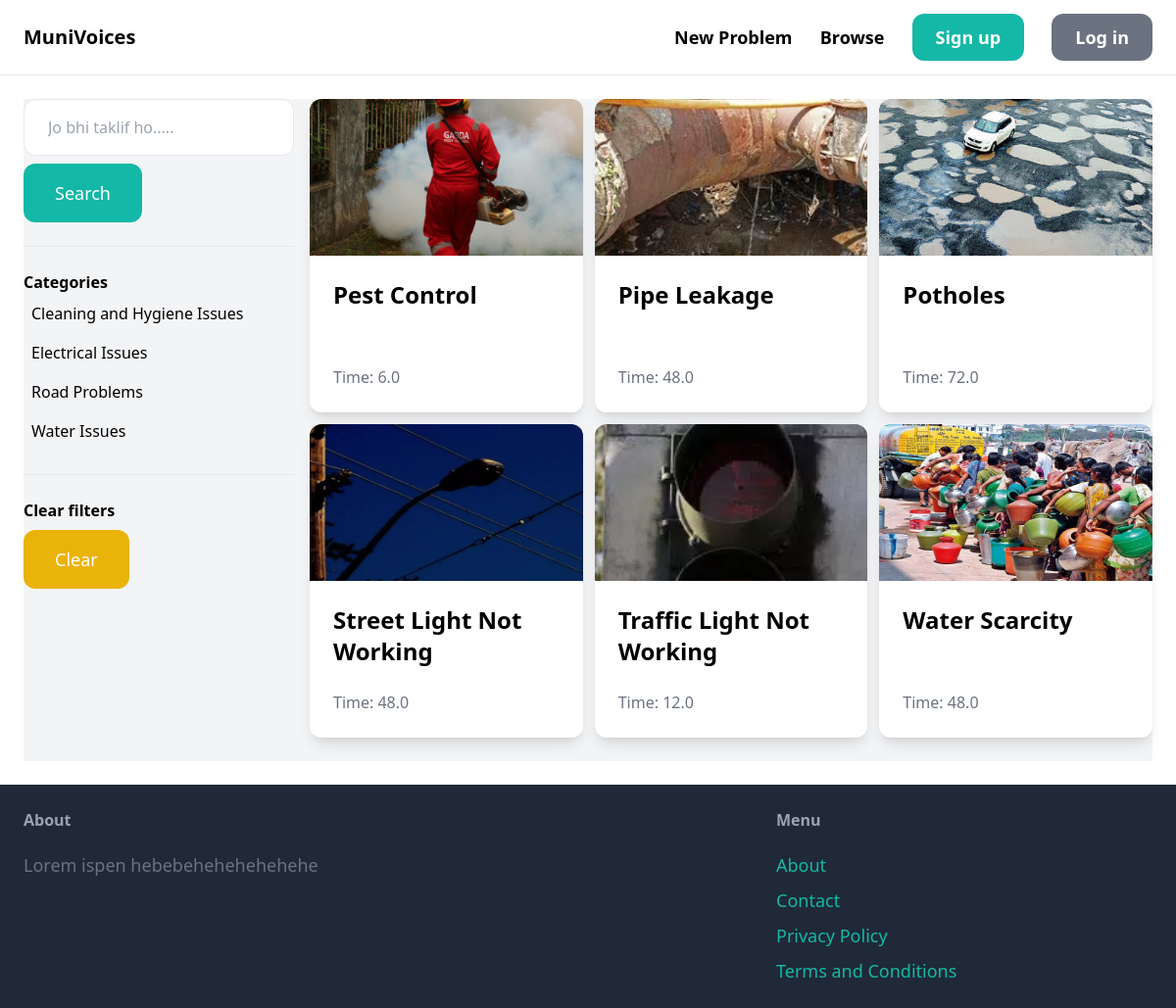
Screenshot of /samasya/ with the database file from the repository.
### samasya/models.py (models this page shows, shortened)
class Category(models.Model):
    name = models.CharField(max_length=255)
    class Meta:
        ordering=('name',) #this is like order by , by alpabhet arrange kiya
        verbose_name_plural='Categories'

class Samasya(models.Model):
    category=models.ForeignKey(Category, related_name='samasyas',on_delete=models.CASCADE)
    name= models.CharField(max_length=255)
    description=models.TextField(blank=True, null=True)
    time=models.FloatField()
    image=models.ImageField(upload_to='samaya_images',blank=True,null=True) # for images i installed pillows
    is_solved=models.BooleanField(default=False)
    submitted_by=models.ForeignKey(User, related_name='samasyas', on_delete=models.CASCADE)
    submitted_at=models.DateTimeField(auto_now_add=True)
    class Meta:
        ordering=('name',) #this is like order by , by alpabhet arrange kiya
        verbose_name_plural='Samasya'

### samasya/views.py (the view)
# urls.py: path('',views.samasyas, name='samasyas'),
def samasyas(request):
    query = request.GET.get('query', '')
    category_id = request.GET.get('category', 0)
    categories = Category.objects.all()
    samasyas = Samasya.objects.filter(is_solved=False)
    if category_id:
        samasyas = samasyas.filter(category_id=category_id)
    if query:
        samasyas = samasyas.filter(Q(name__icontains=query) | Q(description__icontains=query))
    return render(request, 'samasya/samasyas.html', {
        'samasyas': samasyas,
        'query': query,
        'categories': categories,
        'category_id': int(category_id)
    })

### samasya/templates/samasya/samasyas.html (shortened to what this page needs)
{% extends 'core/base.html' %}
{% block content %}
    <div class="pb-6 grid grid-cols-4 gap-4 bg-gray-100">
        <div class="col-span-1">
            <form method="get" action="{% url 'samasya:samasyas' %}">
                <input name="query" class="w-full py-4 px-6 border rounded-xl" type="text" value="{{ query }}" placeholder="Jo bhi taklif ho.....">
                <button class="mt-2 py-4 px-8 text-lg bg-teal-500 text-white rounded-xl">Search</button>
            </form>
            <hr class="my-6">
            <p class="font-semibold">Categories</p>
            <ul>
                {% for category in categories %}
                    <li class="py-2 px-2 rounded-xl{% if category.id == category_id %} bg-gray-200{% endif %}">
                        <a href="{% url 'samasya:samasyas' %}?query={{ query }}&category={{ category.id }}">{{ category.name }}</a>
                    </li>
                {% endfor %}
            </ul>
            <hr class="my-6">
            <p class="font-semibold">Clear filters</p>
            <ul>
                <li><a href="{% url 'samasya:samasyas' %}" class="mt-2 py-4 px-8 inline-block bg-yellow-500 text-lg rounded-xl text-white">Clear</a></li>
            </ul>
        </div>
        <div class="col-span-3">
            <div class="grid grid-cols-3 gap-3">
                {% for samasya in samasyas %}
                    <div class="bg-white rounded-xl overflow-hidden shadow-lg flex flex-col h-80">
                        <a href="{% url 'samasya:detail' samasya.id %}" class="flex flex-col h-full">
                            <div class="flex-shrink-0">
                                <img src="{{ samasya.image.url }}" class="w-full h-40 object-cover">
                            </div>
                            <div class="p-6 flex-grow flex flex-col">
                                <h2 class="text-2xl font-semibold">{{ samasya.name }}</h2>
                                <p class="text-gray-500 mt-auto">Time: {{ samasya.time }}</p>
                            </div>
                        </a>
                    </div>
                {% endfor %}
            </div>
        </div>
    </div>
{% endblock %}

### rows the page displays
Category: name "Cleaning and Hygiene Issues"
Category: name "Electrical Issues"
Category: name "Road Problems"
Category: name "Water Issues"
Samasya: image (picture), name "Pest Control", time "6.0"
Samasya: image (picture), name "Pipe Leakage", time "48.0"
Samasya: image (picture), name "Potholes", time "72.0"
Samasya: image (picture), name "Street Light Not Working", time "48.0"
Samasya: image (picture), name "Traffic Light Not Working", time "12.0"
Samasya: image (picture), name "Water Scarcity", time "48.0"
